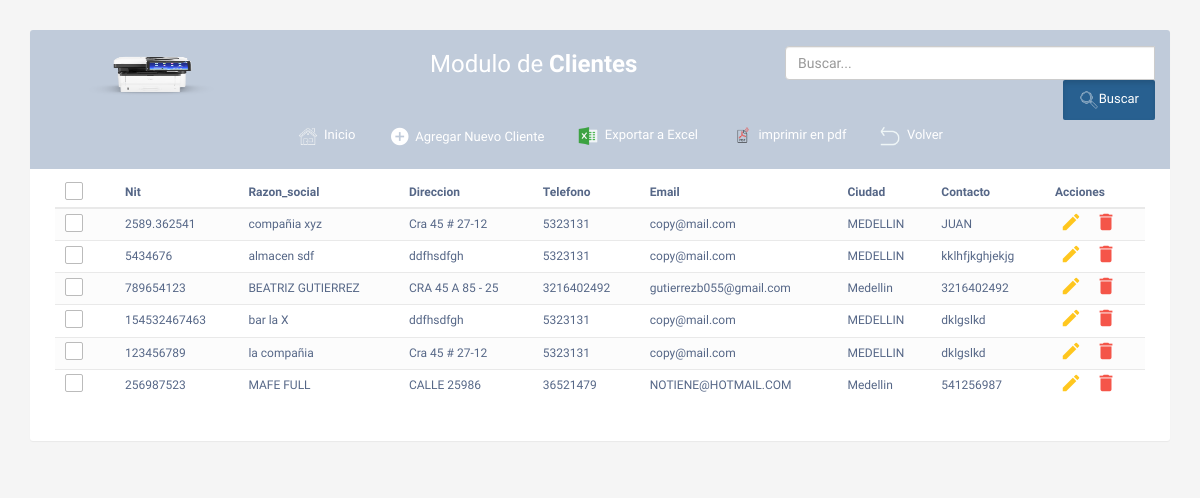
Screenshot of /cliente-list/ (signed in) with the database file from the repository.
### apptaller/models.py (models this page shows, shortened)
class Cliente(models.Model):
    nit = models.CharField(max_length=20, unique=True)
    razon_social = models.CharField(max_length=30)
    direccion = models.CharField(max_length=30, blank=True)
    telefono = models.CharField(max_length=20, blank=True)
    email = models.CharField(max_length=100, blank=True)
    ciudad = models.CharField(max_length=30, blank=True)
    contacto = models.CharField(max_length=30, blank=True)
    class Meta:
        verbose_name = 'cliente'
        verbose_name_plural = 'clientes'

### apptaller/views.py (the view)
# urls.py: path('cliente-list/', login_required(views.clienteList), name='cliente-list'),
def clienteList(request):
    busqueda = request.GET.get("buscar")
    cliente_queryset = Cliente.objects.all()
    page = request.GET.get('page', 1)
    if busqueda:
            cliente_queryset = Cliente.objects.filter(
                Q(id__icontains = busqueda) |
                Q(razon_social__icontains = busqueda)
            ).distinct()
    try:
        paginator = Paginator(cliente_queryset,10)
        cliente_queryset = paginator.page(page)
    except:
        raise Http404
    context = {'cliente' : cliente_queryset, 'paginator': paginator}
    return render(request, 'apptaller/clientes-list.html', context)

### apptaller/templates/apptaller/clientes-list.html (shortened to what this page needs)
<!DOCTYPE html>
<html lang="en">
<head>
<link rel="stylesheet" href="https://maxcdn.bootstrapcdn.com/font-awesome/4.7.0/css/font-awesome.min.css">
<link rel="stylesheet" href="https://maxcdn.bootstrapcdn.com/bootstrap/3.3.7/css/bootstrap.min.css">
  <body>
    <div class="container">
        <div class="table-wrapper">
            <div class="table-title">
                <div class="row">
                    <div class="col-sm-4">
                        <img class="logo" src="/apptaller/static/media/logo.png" class="rounded float-left" alt="logo">
                       </div>
                    <div class="col-sm-4">
						<h2>Modulo de <b>Clientes</b></h2>
					</div>
					<form action="" method="get">
						<div class="input-group col-md-4">
							<input type="text" class="form-control" placeholder="Buscar..." name="buscar">
							<span class="input-group-list">
								<button type="submit" class="btn btn-primary btn-lg active"><img class="icon" src="/apptaller/static/media/buscar3.png" alt="Taller">Buscar</button>
							</span>
						</div>
					</form>
					<div class="col-sm-10">
						<a href="/cliente-list/" class="btn btn-outline-success" role="button" aria-pressed="true"><img class="icon" src="/apptaller/static/media/4829864_arrow_back_left_icon.png" alt="Inicio">&nbsp;&nbsp;Volver</a>
						<a href="/pdf-clientes/" target="_blank" class="btn btn-outline-success" role="button" aria-pressed="true"><img class="icon" src="/apptaller/static/media/pdf.ico" alt="Inicio">&nbsp;&nbsp;imprimir en pdf</a>
						<a href="{% url 'reporte_excel_clientes' %}" class="btn btn-outline-success" role="button" aria-pressed="true"><img class="icon" src="/apptaller/static/media/excel.ico" alt="Inicio">&nbsp;&nbsp;Exportar a Excel</a>
						<a href="#addEmployeeModal" class="btn btn-outline-success" data-toggle="modal"><i class="material-icons">&#xE147;</i> <span>Agregar Nuevo Cliente</span></a>
                        <a href="/" class="btn btn-outline-success" role="button" aria-pressed="true"><img class="icon" src="/apptaller/static/media/home.png" alt="Inicio">&nbsp;&nbsp;Inicio</a>
					</div>
                </div>
            </div>
            <table class="table table-striped table-hover">
                <thead>
                    <tr>
						<th>
							<span class="custom-checkbox">
								<label for="selectAll"></label>
							</span>
						</th>
                        <th>Nit</th>
                        <th>Razon_social</th>
						<th>Direccion</th>
                        <th>Telefono</th>
                        <th>Email</th>
                        <th>Ciudad</th>
                        <th>Contacto</th>
                        <th>Acciones</th>
                    </tr>
                </thead>
                <tbody>
				{% for i in cliente %}
                    <tr>
						<td>
							<span class="custom-checkbox">
								<label for="checkbox1"></label>
							</span>
						</td>
                        <td>{{i.nit}}</td>
                        <td>{{i.razon_social}}</td>
                        <td>{{i.direccion}}</td>
                        <td>{{i.telefono}}</td>
                        <td>{{i.email}}</td>
						<td>{{i.ciudad}}</td>
                        <td>{{i.contacto}}</td>
                        <td>
                            <a href="#editEmployeeModal-{{forloop.counter}}" class="edit" data-toggle="modal"><i class="material-icons" data-toggle="tooltip" title="Edit">&#xE254;</i></a>
                            <a href="#deleteEmployeeModal-{{forloop.counter}}" class="delete" data-toggle="modal"><i class="material-icons" data-toggle="tooltip" title="Delete">&#xE872;</i></a>
                        </td>
					</tr>
				{% endfor %}
                </tbody>
            </table>
        </div>
    </div>
</body>
</html>

### apptaller/templates/apptaller/clientes-list.html (style rules this page uses)
body { color: #566787; background: #f5f5f5; font-family: 'Varela Round', sans-serif; font-size: 12px; }
.table-wrapper { background: #fff; padding: 20px 25px; margin: 30px 0; border-radius: 3px; box-shadow: 0 1px 1px rgba(0,0,0,.05); }
.table-title { padding-bottom: 15px; background: #c0cbda; color: #fff; padding: 16px 30px; margin: -20px -25px 10px; border-radius: 3px 3px 0 0; }
.table-title h2 { margin: 5px 0 0; font-size: 24px; }
.table-title .btn { color: #fff; float: right; font-size: 13px; border: none; min-width: 50px; border-radius: 2px; border: none; outline: none !important; margin-left: 10px; }
.table-title .btn i { float: left; font-size: 21px; margin-right: 5px; }
.table-title .btn span { float: left; margin-top: 2px; }
table.table tr th, table.table tr td { border-color: #e9e9e9; padding: 2px 10px; vertical-align: middle; }
table.table tr th:first-child { width: 60px; }
table.table tr th:last-child { width: 100px; }
table.table-striped tbody tr:nth-of-type(odd) { background-color: #fcfcfc; }
table.table td:last-child i { opacity: 0.9; font-size: 22px; margin: 0 5px; }
table.table td a { font-weight: bold; color: #566787; display: inline-block; text-decoration: none; outline: none !important; }
table.table td a.edit { color: #FFC107; }
table.table td a.delete { color: #F44336; }
table.table td i { font-size: 19px; }
.custom-checkbox { position: relative; }
.custom-checkbox label:before { width: 18px; height: 18px; }
.custom-checkbox label:before { content: ''; margin-right: 10px; display: inline-block; vertical-align: text-top; background: white; border: 1px solid #bbb; border-radius: 2px; box-sizing: border-box; z-index: 2; }
img.icon { flex: 1; height: 20px; width: 20px; }
img.logo { flex: 1; height: 60px; width: 180px; }

### rows the page displays
Cliente: nit "2589.362541", razon_social "compañia xyz", direccion "Cra 45 # 27-12", telefono "5323131", email "copy@mail.com", ciudad "MEDELLIN", contacto "JUAN"
Cliente: nit "5434676", razon_social "almacen sdf", direccion "ddfhsdfgh", telefono "5323131", email "copy@mail.com", ciudad "MEDELLIN", contacto "kklhfjkghjekjg"
Cliente: nit "789654123", razon_social "BEATRIZ GUTIERREZ", direccion "CRA 45 A 85 - 25", telefono "3216402492", email "gutierrezb055@gmail.com", ciudad "Medellin", contacto "3216402492"
Cliente: nit "154532467463", razon_social "bar la X", direccion "ddfhsdfgh", telefono "5323131", email "copy@mail.com", ciudad "MEDELLIN", contacto "dklgslkd"
Cliente: nit "123456789", razon_social "la compañia", direccion "Cra 45 # 27-12", telefono "5323131", email "copy@mail.com", ciudad "MEDELLIN", contacto "dklgslkd"
Cliente: nit "256987523", razon_social "MAFE FULL", direccion "CALLE 25986", telefono "36521479", email "NOTIENE@HOTMAIL.COM", ciudad "Medellin", contacto "541256987"
